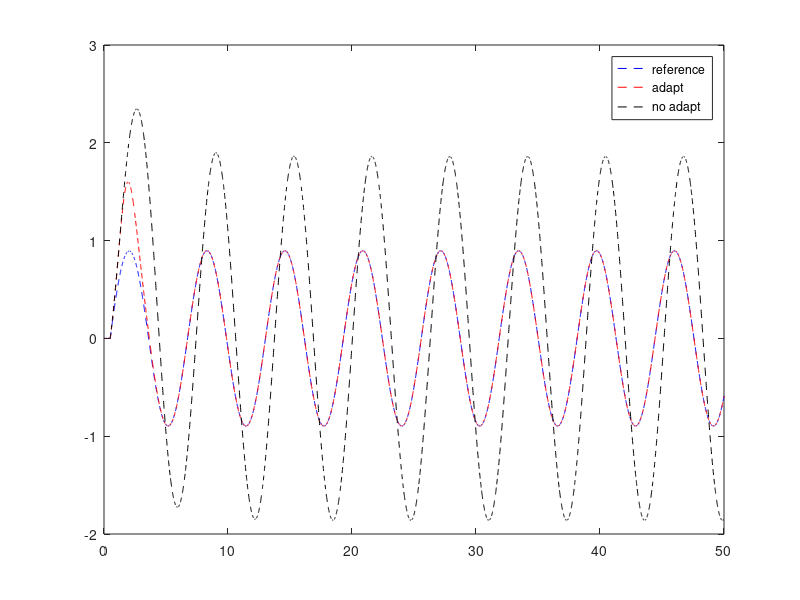
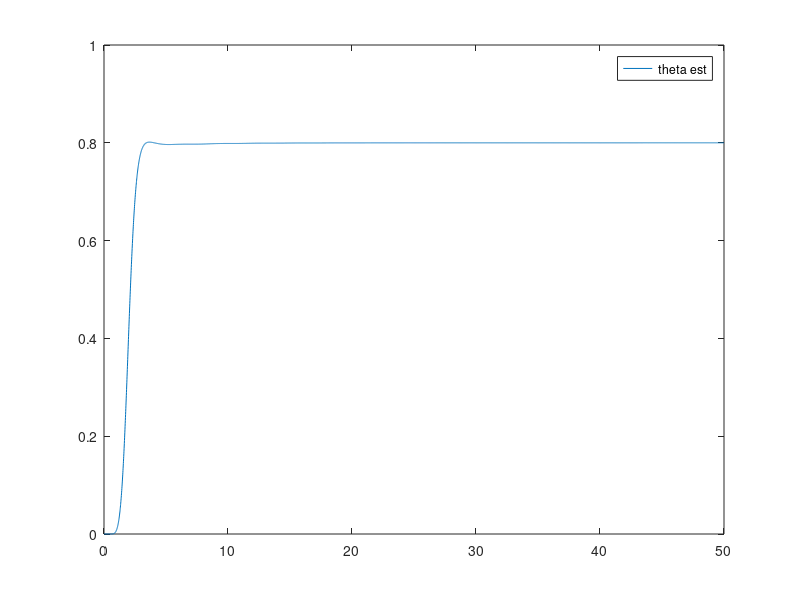

The MATLAB script that drew these images, in order:
% Demo of direct MRAC for first order siso system
% Dr Nhan Nguyen Text on MRAC section 5.2
% Joe Chai 2019
% Assumed a,b known but theta unknown (Case 2)
clearvars
clear all
% define system
a = 4; b = 2; theta = 0.8;
am = -2; bm = 2;

% sim params
dt = 0.01;
t = 0:dt:50;
x_ref = zeros(length(t),1);
x     = zeros(length(t),1);
u     = zeros(length(t),1);
kx    = zeros(length(t),1);
kr    = zeros(length(t),1);
theta_est  = zeros(length(t),1);
e_no_adapt = zeros(length(t),1);
x_no_adapt = zeros(length(t),1);

r = 0;

% adaptive parameters
gam_x = 0.1;
gam_r = 0.1;
gam_f = 0.6;

% non adaptive comparison
kx_true = (am - a)/b;
kr_true = bm/b;

% run smulation
for i=2:length(t)
    if t(i) > 0.5
        r = sin(t(i));
    end
    % control law
    u(i-1) = kx_true*x(i-1) + kr_true*r - theta_est(i-1)*x(i-1); %kx(i-1)*x(i-1) + kr(i-1)*r - fest(i-1)*x(i-1); method one
    u_no_adapt = kx_true*x_no_adapt(i-1) + kr_true * r;
    % adaptive law
    e = x_ref(i-1) - x(i-1);
    kxdot = gam_x * x(i-1) * e * sign(b);
    krdot = gam_r * r      * e * sign(b);
    theta_estdot  = -gam_f * x(i-1) * e * sign(b); % main one
    % compute relevant dynamics
    xdot_ref = am*x_ref(i-1) + bm*r;
    xdot     = a *x(i-1) + b*u(i-1) + b*theta*x(i-1);
    xdot_no_adapt = a*x_no_adapt(i-1) + b*u_no_adapt + b*theta*x_no_adapt(i-1);
    % integrating/updating 
    x_ref(i) = x_ref(i-1) + xdot_ref*dt;
    x(i)     = x(i-1) + xdot*dt;
    kx(i)    = kx(i-1) + kxdot*dt;
    kr(i)    = kr(i-1) + krdot*dt;
    theta_est(i)  = theta_est(i-1) + theta_estdot*dt;
    x_no_adapt(i) = x_no_adapt(i-1) + xdot_no_adapt*dt;
    e_no_adapt(i) = x_ref(i) - x_no_adapt(i);
end

figure('visible','on');
plot(t,x_ref,'b--');
hold on
plot(t,x,'r--');
plot(t,x_no_adapt,'k--');
legend('reference','adapt','no adapt');

figure('visible','on');
plot(t,theta_est);
legend('theta est');
